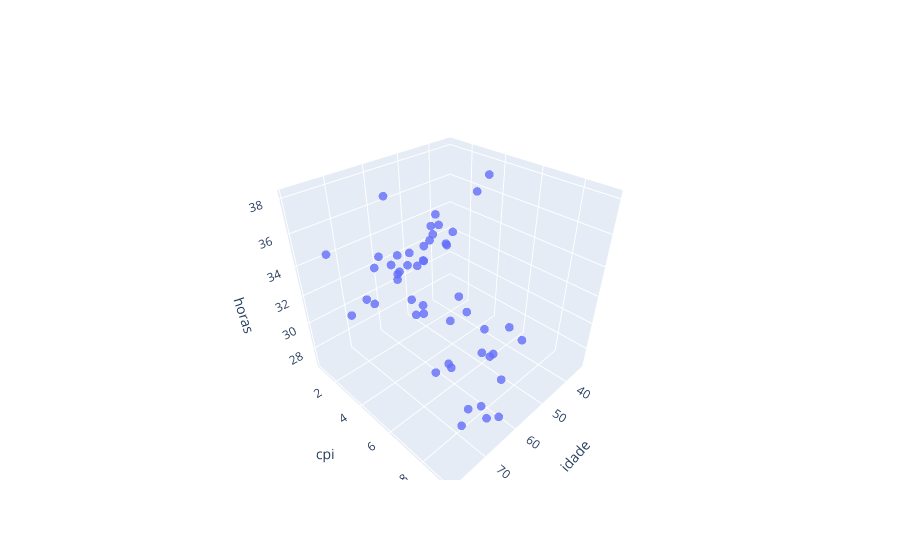

Here is the notebook cell this chart was saved with:
### Markdown cell above
### Mapa 3D

### Code cell
import plotly.graph_objects as go


# Create the figure
fig = go.Figure(data=[go.Scatter3d(x=paises['idade'], 
                                   y=paises['cpi'], 
                                   z=paises['horas'], 
                                   mode='markers',
                                   marker={'size': 3,'opacity': 0.8},
                                  text=paises.index)])

# Set the axis labels
fig.update_layout(scene=dict(xaxis_title='idade', yaxis_title='cpi', zaxis_title='horas'))

# Show the plot
fig.show()

### Figure 1 — Plotly figure (JSON) as saved in the notebook; plotly's stock layout.template omitted (floating-point values rounded to 4 significant figures)
{"data": [{"marker": {"opacity": 0.8, "size": 3}, "mode": "markers", "text": ["1", "2", "3", "4", "5", "6", "7", "8", "9", "10", "11", "12", "13", "14", "15", "16", "17", "18", "19", "20", "21", "22", "23", "24", "25", "26", "27", "28", "29", "30", "31", "32", "33", "34", "35", "36", "37", "38", "39", "40", "41", "42", "43", "44", "45", "46", "47", "48", "49", "50"], "type": "scatter3d", "x": [72, 64, 72, 67, 59, 61, 70, 49, 79, 58, 42, 76, 59, 70, 66, 60, 53, 56, 63, 42, 63, 66, 58, 44, 62, 39, 73, 61, 65, 64, 58, 75, 50, 69, 67, 46, 58, 61, 64, 62, 70, 65, 34, 63, 68, 61, 44, 60, 65, 51], "y": [3.9, 8.7, 7.9, 7.1, 4, 8.9, 6.2, 2.5, 4, 6.3, 4.6, 9.3, 2.1, 6.8, 7.9, 3.5, 8.5, 2.3, 1.8, 0.8, 8, 3.9, 2, 1.9, 2.8, 1.5, 3.4, 8.8, 9.3, 8.6, 3.3, 1.4, 5.3, 6, 3.7, 2.1, 3.7, 3.5, 2.8, 6.1, 9.2, 8.7, 1, 3.8, 2.5, 4.4, 2.4, 7.6, 7.1, 2.8], "z": [35, 32, 32, 30.1, 35, 33.4, 34, 34, 33, 32, 38.1, 30, 32, 30, 27.5, 30, 31, 29.8, 33.5, 32, 31.3, 35.1, 32, 33.9, 32.4, 31.7, 32.8, 26.8, 31, 27.1, 33.2, 34.7, 38, 33.2, 34.5, 34.9, 33.8, 34.5, 37.8, 31.8, 30, 32, 32, 34.1, 31.2, 34.5, 32.8, 32.1, 34.5, 34.9]}], "layout": {"scene": {"xaxis": {"title": {"text": "idade"}}, "yaxis": {"title": {"text": "cpi"}}, "zaxis": {"title": {"text": "horas"}}}}}
